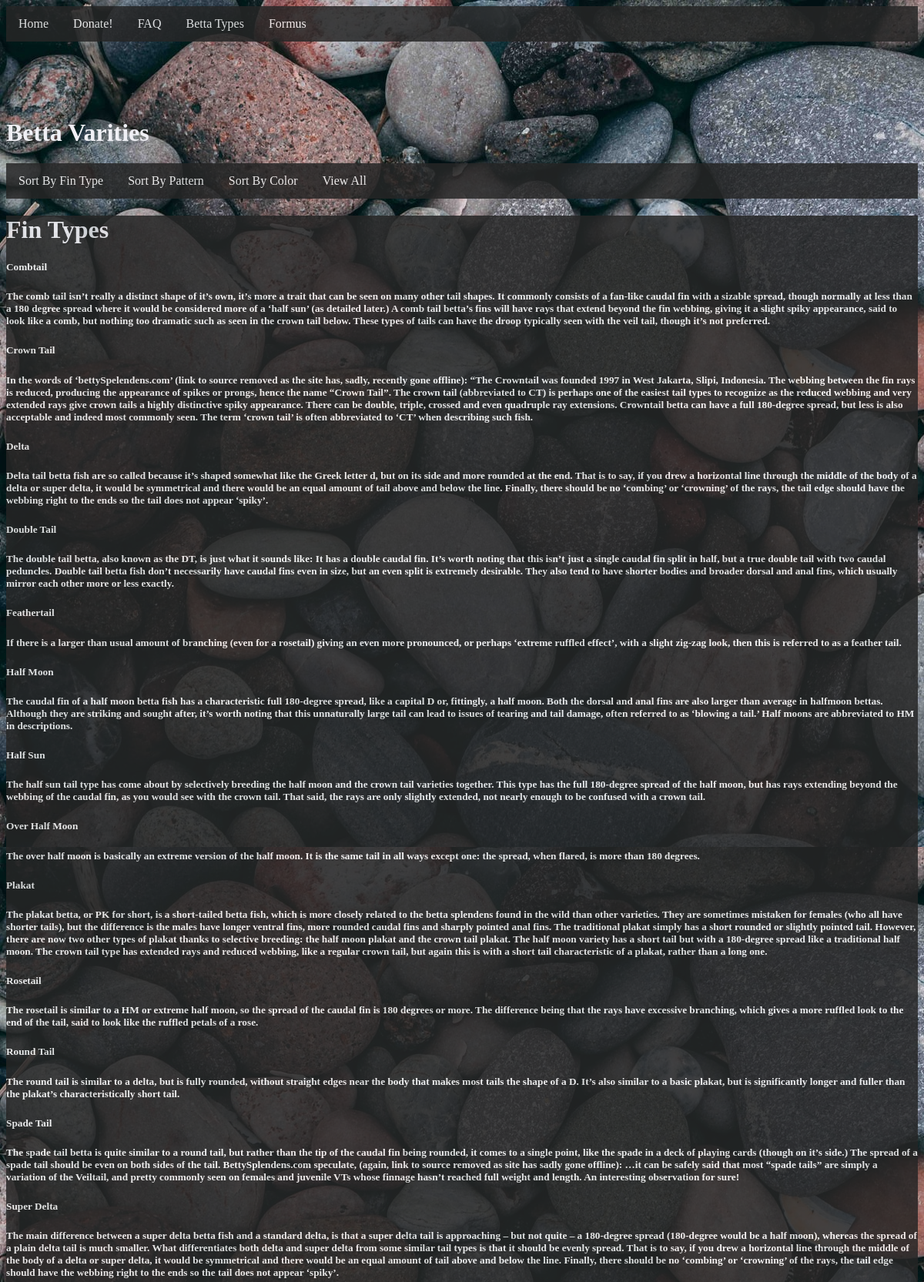
Screenshot of /sortByFinType.php (upper part) with the database file from the repository.
### tables this page shows
CREATE TABLE `bettavarieties` (
  `id` int(100) NOT NULL,
  `finType` varchar(200) NOT NULL,
  `pattern` varchar(200) NOT NULL,
  `color` varchar(200) NOT NULL,
  `info` varchar(1000) NOT NULL
);

### sortByFinType.php (the view, shortened to what this page needs)
<?php
     require('database/db_connect.php');
     $query = "SELECT * FROM bettavarieties ORDER BY finType";
     $statement = $db->prepare($query);
     $statement->execute();
?>
<!DOCTYPE html>
<html>
<head>
	<link rel="stylesheet" type="text/css" href="styles/betta.css">
</head>
<body>
		 <?php include('components/nav.php'); ?>
<h1>Betta Varities</h1>
<?php include('components/sortNavBetta.php'); ?>
<div id="bettaTable">
	<h1>Fin Types</h1>
<?php while($row = $statement ->fetch()): ?>
    <h5><?= $row['finType']  ?></h5>
    <?php if($row['pattern'] == '' && $row['color'] == '' && $row['finType'] != ''): ?>
    	    <h5><?= $row['info']  ?></h5>
    <?php endif; ?>
<?php endwhile ?>
</div>
</body>
</html>

### styles/betta.css (style rules this page uses)
body { background-image: url("images/indexMultRocks.jpg"); background-attachment: fixed; }
#bettaTable { background-color: #262626; opacity: 0.85; }
#bettaTable h5, h4 { color: white; }
h1 { color: #f0f0f5; }
h5 { margin-bottom: 10px; }

### rows the page displays
bettavarieties: finType "Combtail", info "The comb tail isn’t really a distinct shape of it’s own, it’s more a trait that can be seen on many other tail shapes. It commonly consists of a fan-like caudal fin with a sizable spread, though normally at less than a 180 degree spread where it would be considered more of a ‘half sun’ (as detailed later.) A comb tail betta’s fins will have rays that extend beyond the fin webbing, giving it a slight spiky appearance, said to look like a comb, but nothing too dramatic such as seen in the crown tail below. These types of tails can have the droop typically seen with the veil tail, though it’s not preferred."
bettavarieties: finType "Crown Tail", info "In the words of ‘bettySpelendens.com’ (link to source removed as the site has, sadly, recently gone offline): “The Crowntail was founded 1997 in West Jakarta, Slipi, Indonesia. The webbing between the fin rays is reduced, producing the appearance of spikes or prongs, hence the name “Crown Tail”. The crown tail (abbreviated to CT) is perhaps one of the easiest tail types to recognize as the reduced webbing and very extended rays give crown tails a highly distinctive spiky appearance. There can be double, triple, crossed and even quadruple ray extensions. Crowntail betta can have a full 180-degree spread, but less is also acceptable and indeed most commonly seen. The term ‘crown tail’ is…"
bettavarieties: finType "Delta", info "Delta tail betta fish are so called because it’s shaped somewhat like the Greek letter d, but on its side and more rounded at the end. That is to say, if you drew a horizontal line through the middle of the body of a delta or super delta, it would be symmetrical and there would be an equal amount of tail above and below the line. Finally, there should be no ‘combing’ or ‘crowning’ of the rays, the tail edge should have the webbing right to the ends so the tail does not appear ‘spiky’."
bettavarieties: finType "Double Tail", info "The double tail betta, also known as the DT, is just what it sounds like: It has a double caudal fin. It’s worth noting that this isn’t just a single caudal fin split in half, but a true double tail with two caudal peduncles. Double tail betta fish don’t necessarily have caudal fins even in size, but an even split is extremely desirable. They also tend to have shorter bodies and broader dorsal and anal fins, which usually mirror each other more or less exactly."
bettavarieties: finType "Feathertail", info "If there is a larger than usual amount of branching (even for a rosetail) giving an even more pronounced, or perhaps ‘extreme ruffled effect’, with a slight zig-zag look, then this is referred to as a feather tail."
bettavarieties: finType "Half Moon", info "The caudal fin of a half moon betta fish has a characteristic full 180-degree spread, like a capital D or, fittingly, a half moon. Both the dorsal and anal fins are also larger than average in halfmoon bettas. Although they are striking and sought after, it’s worth noting that this unnaturally large tail can lead to issues of tearing and tail damage, often referred to as ‘blowing a tail.’ Half moons are abbreviated to HM in descriptions."
bettavarieties: finType "Half Sun", info "The half sun tail type has come about by selectively breeding the half moon and the crown tail varieties together. This type has the full 180-degree spread of the half moon, but has rays extending beyond the webbing of the caudal fin, as you would see with the crown tail. That said, the rays are only slightly extended, not nearly enough to be confused with a crown tail."
bettavarieties: finType "Over Half Moon", info "The over half moon is basically an extreme version of the half moon. It is the same tail in all ways except one: the spread, when flared, is more than 180 degrees."
bettavarieties: finType "Plakat", info "The plakat betta, or PK for short, is a short-tailed betta fish, which is more closely related to the betta splendens found in the wild than other varieties. They are sometimes mistaken for females (who all have shorter tails), but the difference is the males have longer ventral fins, more rounded caudal fins and sharply pointed anal fins. The traditional plakat simply has a short rounded or slightly pointed tail. However, there are now two other types of plakat thanks to selective breeding: the half moon plakat and the crown tail plakat. The half moon variety has a short tail but with a 180-degree spread like a traditional half moon. The crown tail type has extended rays and reduced…"
bettavarieties: finType "Rosetail", info "The rosetail is similar to a HM or extreme half moon, so the spread of the caudal fin is 180 degrees or more. The difference being that the rays have excessive branching, which gives a more ruffled look to the end of the tail, said to look like the ruffled petals of a rose."
bettavarieties: finType "Round Tail", info "The round tail is similar to a delta, but is fully rounded, without straight edges near the body that makes most tails the shape of a D. It’s also similar to a basic plakat, but is significantly longer and fuller than the plakat’s characteristically short tail."
bettavarieties: finType "Spade Tail", info "The spade tail betta is quite similar to a round tail, but rather than the tip of the caudal fin being rounded, it comes to a single point, like the spade in a deck of playing cards (though on it’s side.) The spread of a spade tail should be even on both sides of the tail. BettySplendens.com speculate, (again, link to source removed as site has sadly gone offline): …it can be safely said that most “spade tails” are simply a variation of the Veiltail, and pretty commonly seen on females and juvenile VTs whose finnage hasn’t reached full weight and length. An interesting observation for sure!"
bettavarieties: finType "Super Delta", info "The main difference between a super delta betta fish and a standard delta, is that a super delta tail is approaching – but not quite – a 180-degree spread (180-degree would be a half moon), whereas the spread of a plain delta tail is much smaller. What differentiates both delta and super delta from some similar tail types is that it should be evenly spread. That is to say, if you drew a horizontal line through the middle of the body of a delta or super delta, it would be symmetrical and there would be an equal amount of tail above and below the line. Finally, there should be no ‘combing’ or ‘crowning’ of the rays, the tail edge should have the webbing right to the ends so the tail does not…"
